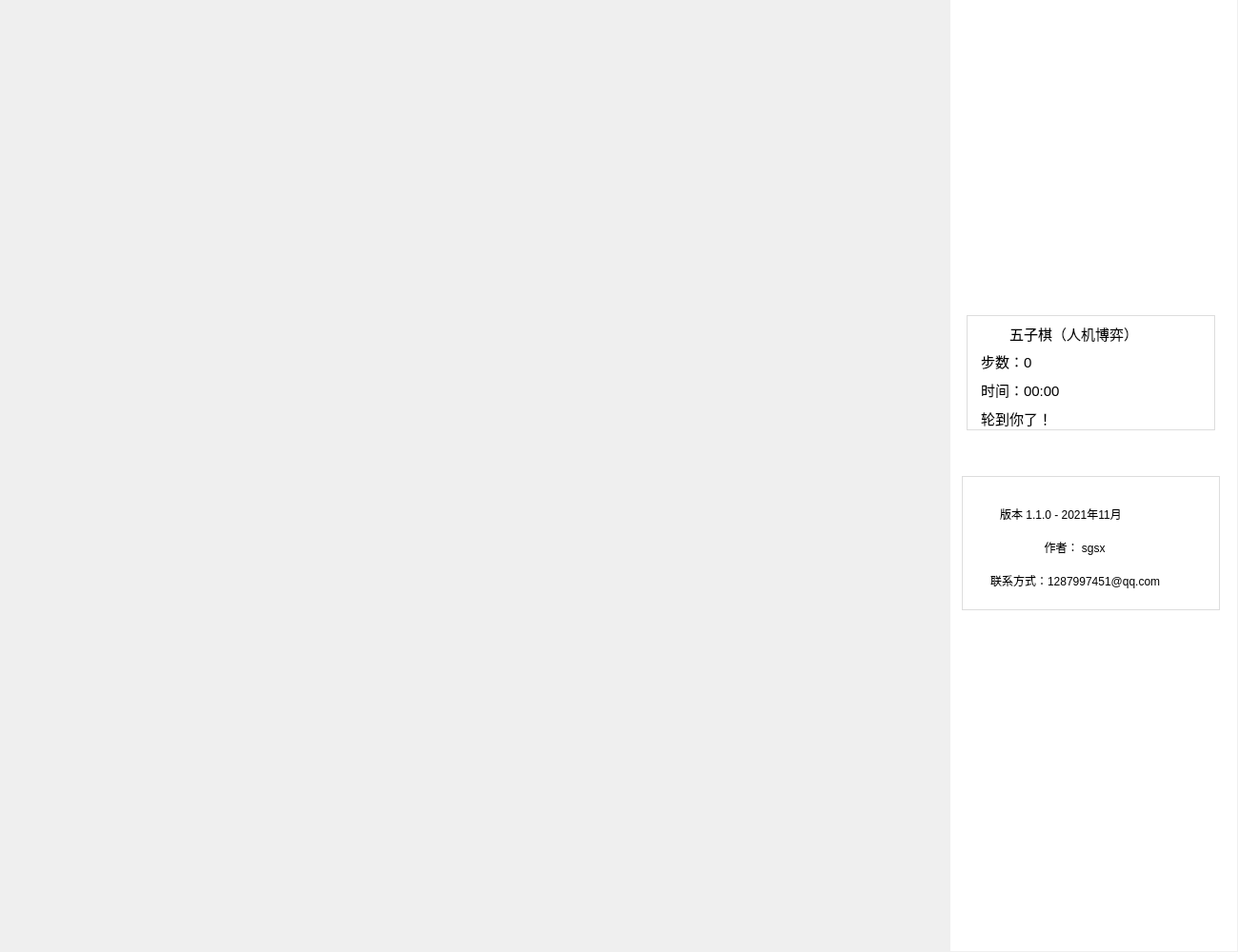
<?xml version="1.0" encoding="UTF-8"?>
<ui version="4.0">
 <class>MainWindow</class>
 <widget class="QMainWindow" name="MainWindow">
  <property name="geometry">
   <rect>
    <x>0</x>
    <y>0</y>
    <width>1300</width>
    <height>1000</height>
   </rect>
  </property>
  <property name="minimumSize">
   <size>
    <width>1300</width>
    <height>1000</height>
   </size>
  </property>
  <property name="maximumSize">
   <size>
    <width>1300</width>
    <height>1000</height>
   </size>
  </property>
  <property name="windowTitle">
   <string>MainWindow</string>
  </property>
  <property name="styleSheet">
   <string notr="true"/>
  </property>
  <widget class="QWidget" name="centralwidget">
   <widget class="QWidget" name="chessboard" native="true">
    <property name="geometry">
     <rect>
      <x>0</x>
      <y>0</y>
      <width>1000</width>
      <height>1000</height>
     </rect>
    </property>
    <property name="styleSheet">
     <string notr="true">border-image: url(:/bg/image/chessboard.png);</string>
    </property>
   </widget>
   <widget class="QWidget" name="whites" native="true">
    <property name="geometry">
     <rect>
      <x>1030</x>
      <y>50</y>
      <width>220</width>
      <height>220</height>
     </rect>
    </property>
    <property name="styleSheet">
     <string notr="true">background-image: url(:/bg/image/whites-removebg-preview.png);
background-color: rgba(255, 255, 255, 0);</string>
    </property>
   </widget>
   <widget class="QWidget" name="black" native="true">
    <property name="geometry">
     <rect>
      <x>1030</x>
      <y>720</y>
      <width>220</width>
      <height>220</height>
     </rect>
    </property>
    <property name="styleSheet">
     <string notr="true">border-image: url(:/bg/image/blacks-removebg-preview.png);</string>
    </property>
   </widget>
   <widget class="QWidget" name="widget" native="true">
    <property name="geometry">
     <rect>
      <x>998</x>
      <y>-1</y>
      <width>301</width>
      <height>1000</height>
     </rect>
    </property>
    <property name="styleSheet">
     <string notr="true">background-color: rgb(255, 255, 255);
background-image: url(:/bg/image/bg.png);</string>
    </property>
   </widget>
   <widget class="QTextBrowser" name="textBrowser">
    <property name="geometry">
     <rect>
      <x>1015</x>
      <y>331</y>
      <width>261</width>
      <height>121</height>
     </rect>
    </property>
    <property name="styleSheet">
     <string notr="true">background-color: rgba(255, 255, 255, 150);</string>
    </property>
    <property name="html">
     <string>&lt;!DOCTYPE HTML PUBLIC &quot;-//W3C//DTD HTML 4.0//EN&quot; &quot;http://www.w3.org/TR/REC-html40/strict.dtd&quot;&gt;
&lt;html&gt;&lt;head&gt;&lt;meta name=&quot;qrichtext&quot; content=&quot;1&quot; /&gt;&lt;style type=&quot;text/css&quot;&gt;
p, li { white-space: pre-wrap; }
&lt;/style&gt;&lt;/head&gt;&lt;body style=&quot; font-family:'SimSun'; font-size:6pt; font-weight:400; font-style:normal;&quot;&gt;
&lt;p align=&quot;center&quot; style=&quot;-qt-paragraph-type:empty; margin-top:0px; margin-bottom:0px; margin-left:0px; margin-right:0px; -qt-block-indent:0; text-indent:0px; font-size:10.8pt;&quot;&gt;&lt;br /&gt;&lt;/p&gt;&lt;/body&gt;&lt;/html&gt;</string>
    </property>
   </widget>
   <widget class="QLabel" name="label">
    <property name="geometry">
     <rect>
      <x>1060</x>
      <y>340</y>
      <width>211</width>
      <height>20</height>
     </rect>
    </property>
    <property name="font">
     <font>
      <pointsize>11</pointsize>
     </font>
    </property>
    <property name="text">
     <string>五子棋（人机博弈）</string>
    </property>
   </widget>
   <widget class="QLabel" name="label_2">
    <property name="geometry">
     <rect>
      <x>1030</x>
      <y>370</y>
      <width>111</width>
      <height>18</height>
     </rect>
    </property>
    <property name="font">
     <font>
      <pointsize>11</pointsize>
     </font>
    </property>
    <property name="text">
     <string>步数：0</string>
    </property>
   </widget>
   <widget class="QLabel" name="label_3">
    <property name="geometry">
     <rect>
      <x>1030</x>
      <y>400</y>
      <width>161</width>
      <height>18</height>
     </rect>
    </property>
    <property name="font">
     <font>
      <pointsize>11</pointsize>
     </font>
    </property>
    <property name="text">
     <string>时间：00:00</string>
    </property>
   </widget>
   <widget class="QTextBrowser" name="textBrowser_2">
    <property name="geometry">
     <rect>
      <x>1010</x>
      <y>500</y>
      <width>271</width>
      <height>141</height>
     </rect>
    </property>
    <property name="styleSheet">
     <string notr="true">background-color: rgba(255, 255, 255, 150);</string>
    </property>
    <property name="html">
     <string>&lt;!DOCTYPE HTML PUBLIC &quot;-//W3C//DTD HTML 4.0//EN&quot; &quot;http://www.w3.org/TR/REC-html40/strict.dtd&quot;&gt;
&lt;html&gt;&lt;head&gt;&lt;meta name=&quot;qrichtext&quot; content=&quot;1&quot; /&gt;&lt;style type=&quot;text/css&quot;&gt;
p, li { white-space: pre-wrap; }
&lt;/style&gt;&lt;/head&gt;&lt;body style=&quot; font-family:'SimSun'; font-size:6pt; font-weight:400; font-style:normal;&quot;&gt;
&lt;p align=&quot;center&quot; style=&quot;-qt-paragraph-type:empty; margin-top:0px; margin-bottom:0px; margin-left:0px; margin-right:0px; -qt-block-indent:0; text-indent:0px; font-size:10.8pt;&quot;&gt;&lt;br /&gt;&lt;/p&gt;&lt;/body&gt;&lt;/html&gt;</string>
    </property>
   </widget>
   <widget class="QLabel" name="label_4">
    <property name="geometry">
     <rect>
      <x>1080</x>
      <y>565</y>
      <width>161</width>
      <height>20</height>
     </rect>
    </property>
    <property name="font">
     <font>
      <pointsize>9</pointsize>
     </font>
    </property>
    <property name="text">
     <string>     作者： sgsx</string>
    </property>
   </widget>
   <widget class="QWidget" name="widget_2" native="true">
    <property name="geometry">
     <rect>
      <x>1060</x>
      <y>555</y>
      <width>43</width>
      <height>43</height>
     </rect>
    </property>
    <property name="styleSheet">
     <string notr="true">background-color: rgba(255, 255, 255, 0);
background-image: url(:/bg/image/avator2.png);</string>
    </property>
   </widget>
   <widget class="QLabel" name="label_5">
    <property name="geometry">
     <rect>
      <x>1050</x>
      <y>530</y>
      <width>211</width>
      <height>20</height>
     </rect>
    </property>
    <property name="font">
     <font>
      <pointsize>9</pointsize>
     </font>
    </property>
    <property name="styleSheet">
     <string notr="true"/>
    </property>
    <property name="text">
     <string>版本 1.1.0 - 2021年11月</string>
    </property>
   </widget>
   <widget class="QLabel" name="label_6">
    <property name="geometry">
     <rect>
      <x>1040</x>
      <y>600</y>
      <width>261</width>
      <height>20</height>
     </rect>
    </property>
    <property name="font">
     <font>
      <pointsize>9</pointsize>
     </font>
    </property>
    <property name="text">
     <string>联系方式：1287997451@qq.com</string>
    </property>
   </widget>
   <widget class="QLabel" name="result_label">
    <property name="geometry">
     <rect>
      <x>240</x>
      <y>239</y>
      <width>521</width>
      <height>191</height>
     </rect>
    </property>
    <property name="font">
     <font>
      <pointsize>90</pointsize>
     </font>
    </property>
    <property name="text">
     <string/>
    </property>
   </widget>
   <widget class="QLabel" name="label_7">
    <property name="geometry">
     <rect>
      <x>1030</x>
      <y>430</y>
      <width>161</width>
      <height>18</height>
     </rect>
    </property>
    <property name="font">
     <font>
      <pointsize>11</pointsize>
     </font>
    </property>
    <property name="text">
     <string>轮到你了！</string>
    </property>
   </widget>
   <zorder>widget</zorder>
   <zorder>chessboard</zorder>
   <zorder>whites</zorder>
   <zorder>black</zorder>
   <zorder>textBrowser</zorder>
   <zorder>label</zorder>
   <zorder>label_2</zorder>
   <zorder>label_3</zorder>
   <zorder>textBrowser_2</zorder>
   <zorder>label_4</zorder>
   <zorder>widget_2</zorder>
   <zorder>label_5</zorder>
   <zorder>label_6</zorder>
   <zorder>result_label</zorder>
   <zorder>label_7</zorder>
  </widget>
 </widget>
 <resources>
  <include location="gobang_qrc.qrc"/>
 </resources>
 <connections/>
</ui>
